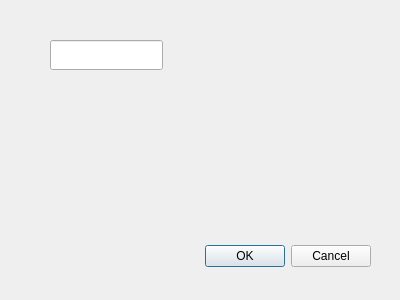
<?xml version="1.0" encoding="UTF-8"?>
<ui version="4.0">
 <class>Dialog</class>
 <widget class="QDialog" name="Dialog">
  <property name="geometry">
   <rect>
    <x>0</x>
    <y>0</y>
    <width>400</width>
    <height>300</height>
   </rect>
  </property>
  <property name="windowTitle">
   <string>Dialog</string>
  </property>
  <widget class="QDialogButtonBox" name="buttonBox">
   <property name="geometry">
    <rect>
     <x>30</x>
     <y>240</y>
     <width>341</width>
     <height>32</height>
    </rect>
   </property>
   <property name="orientation">
    <enum>Qt::Horizontal</enum>
   </property>
   <property name="standardButtons">
    <set>QDialogButtonBox::Cancel|QDialogButtonBox::Ok</set>
   </property>
  </widget>
  <widget class="QLineEdit" name="lineEdit">
   <property name="geometry">
    <rect>
     <x>50</x>
     <y>40</y>
     <width>113</width>
     <height>30</height>
    </rect>
   </property>
  </widget>
 </widget>
 <resources/>
 <connections>
  <connection>
   <sender>buttonBox</sender>
   <signal>accepted()</signal>
   <receiver>Dialog</receiver>
   <slot>accept()</slot>
   <hints>
    <hint type="sourcelabel">
     <x>248</x>
     <y>254</y>
    </hint>
    <hint type="destinationlabel">
     <x>157</x>
     <y>274</y>
    </hint>
   </hints>
  </connection>
  <connection>
   <sender>buttonBox</sender>
   <signal>rejected()</signal>
   <receiver>Dialog</receiver>
   <slot>reject()</slot>
   <hints>
    <hint type="sourcelabel">
     <x>316</x>
     <y>260</y>
    </hint>
    <hint type="destinationlabel">
     <x>286</x>
     <y>274</y>
    </hint>
   </hints>
  </connection>
 </connections>
</ui>
